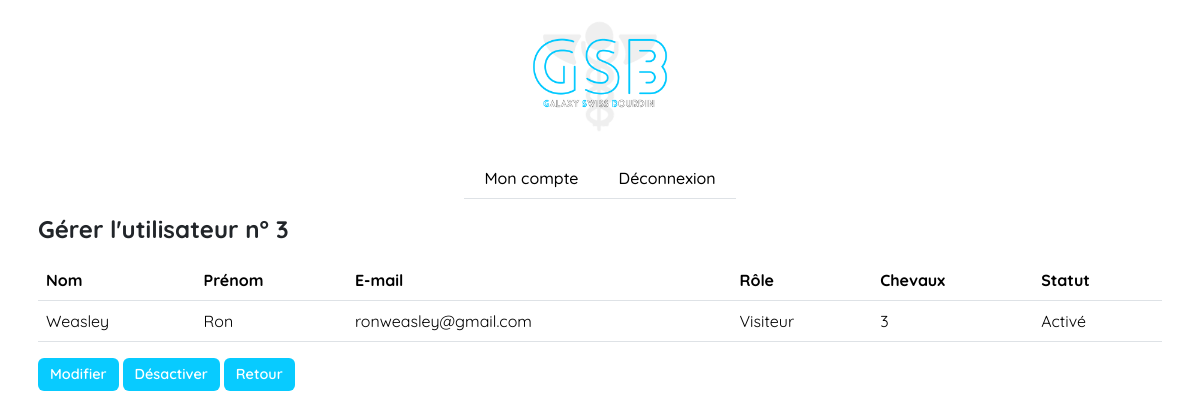
Page /controllers/functionalities/user/ManageUser.php?id=3 (signed in) on the committed database.
### tables this page shows
CREATE TABLE IF NOT EXISTS `users` (
  `user_id` int NOT NULL AUTO_INCREMENT,
  `kilometer_costs_id` int DEFAULT NULL,
  `role_id` int NOT NULL,
  `first_name` varchar(255) NOT NULL,
  `last_name` varchar(255) NOT NULL,
  `email` varchar(255) NOT NULL,
  `password` varchar(255) NOT NULL,
  `status` tinyint(1) NOT NULL DEFAULT '1',
  PRIMARY KEY (`user_id`),
  KEY `role_id` (`role_id`),
  KEY `kilometercosts_id` (`kilometer_costs_id`)
);

### controllers/functionalities/User/ManageUser.php (called while the page is built, shortened)
<?php
require('../../../models/db.php');
require('../../../models/functionalities/ManageUser.php');
$data = get_user_data();
require("../../../views/functionalities/User/ManageUser.php");

### models/db.php (called while the page is built)
<?php
function dbConnection()
{
    try {
        $dbConnection = new PDO('mysql:host=localhost:3306; dbname=db_gsb; charset=utf8', 'root', '');
    } catch (Exception $e) {
        die('Connexion échouée. Erreur : ' . $e->getMessage());
    }
    return $dbConnection;
}

### models/functionalities/ManageUser.php (called while the page is built, shortened)
<?php
function get_user_data()
{
    try {
        $sql = "SELECT u.*, kc.*, r.* FROM users u LEFT JOIN kilometer_costs kc ON u.kilometer_costs_id = kc.kilometer_cost_id INNER JOIN role r ON u.role_id = r.role_id where user_id = ?";
        $request = dbConnection()->prepare($sql);
        $request->bindParam(1, $_GET["id"], PDO::PARAM_INT);
        $request->execute();
        $data = $request->fetch(PDO::FETCH_ASSOC);
        return $data;
    } catch (Exception $e) {
        $error = "Erreur : " . $e->getMessage();
        return $error;
    }
}

### views/functionalities/User/ManageUser.php (the view, shortened to what this page needs)
<!DOCTYPE html>
<html lang="en">
<head>
  <link rel="stylesheet" href="../../../assets/style.css">
  <link href="https://cdn.jsdelivr.net/npm/bootstrap@5.3.2/dist/css/bootstrap.min.css" rel="stylesheet" />
</head>
<body>
  <header class="d-flex flex-column
    justify-content-center align-items-center">
    <img class="img-fluid" style="width: 150px;" src="../../../assets/content/logo.png" alt="logo">
    <nav class="navbar">
      <ul class="nav fw-medium border-bottom border-1">
        <li class="nav-item px-1"><a class="nav-link text-black c-nav-link" href="../../../controllers/portals/administrator.php?manageAccount">Mon compte</a></li>
        <li class="nav-item px-1"><a class="nav-link text-black c-nav-link" href="../../../controllers/portals/administrator.php?logout">Déconnexion</a></li>
      </ul>
    </nav>
  </header>
  <main>
    <div class="container p-2">
      <h2 class="mb-3 fs-4 fw-bold">Gérer l'utilisateur n°
        <?php echo $_GET['id'] ?>
      </h2>
      <div class="container p-0">
        <table class="table">
          <thead>
            <tr>
              <th>Nom</th>
              <th>Prénom</th>
              <th>E-mail</th>
              <th>Rôle</th>
              <th>Chevaux</th>
              <th>Statut</th>
            </tr>
          </thead>
          <tbody>
            <?php
            echo "<tr>
                    <td>" . $data["last_name"] . "</td>
                    <td>" . $data["first_name"] . "</td>
                    <td>" . $data["email"] . "</td>";
            if ($data["role_id"] == 1) {
              echo "<td>Administrateur</td>";
            } elseif ($data["role_id"] == 2) {
              echo "<td>Comptable</td>";
            } else {
              echo "<td>Visiteur</td>";
            }
            if ($data["kilometer_costs_id"]) {
              echo "<td>" . $data["kilometer_costs_id"] . "</td>";
            } else {
              echo "<td>N/A</td>";
            }
            if ($data["status"] == 1) {
              echo "<td>Activé</td>";
            } else {
              echo "<td>Désactivé</td></tr>";
            }
            ?>
          </tbody>
        </table>
      </div>
      <div class="d-flex gap-1">
        <div>
          <?php echo "<a class='btn btn-primary c-link' href='../../../controllers/functionalities/user/UpdateUser.php?id=" . $_GET['id'] . "'>Modifier</a>"; ?>
        </div>
        <div>
          <?php
          if ($data["status"] == 1) {
            echo "<a class='btn btn-primary c-link' href='../../../controllers/functionalities/user/DeactivateUser.php?deactivateid=" . $_GET['id'] . "'>Désactiver</a>";
          } else {
            echo "<a class='btn btn-primary c-link' href='../../../controllers/functionalities/user/ReactivateUser.php?reactivateid=" . $_GET['id'] . "'>Réactiver</a>";
          }
          ?>
        </div>
        <div>
          <?php
          echo "<a class='btn btn-primary c-link' href='../../../controllers/portals/administrator.php'>Retour</a>";
          ?>
        </div>
      </div>
    </div>
  </main>
</body>
</html>

### assets/style.css (style rules this page uses)
* { font-family: 'Quicksand', Arial, Helvetica, sans-serif; }
.c-link { background-color: #08cbff !important; border: none !important; font-size: 0.9rem !important; font-weight: 600 !important; }

### rows in the picture
users: last_name "Weasley", first_name "Ron", email "ronweasley@gmail.com", kilometer_costs "3"

### other values in the picture
$_GET['id'] "3"
